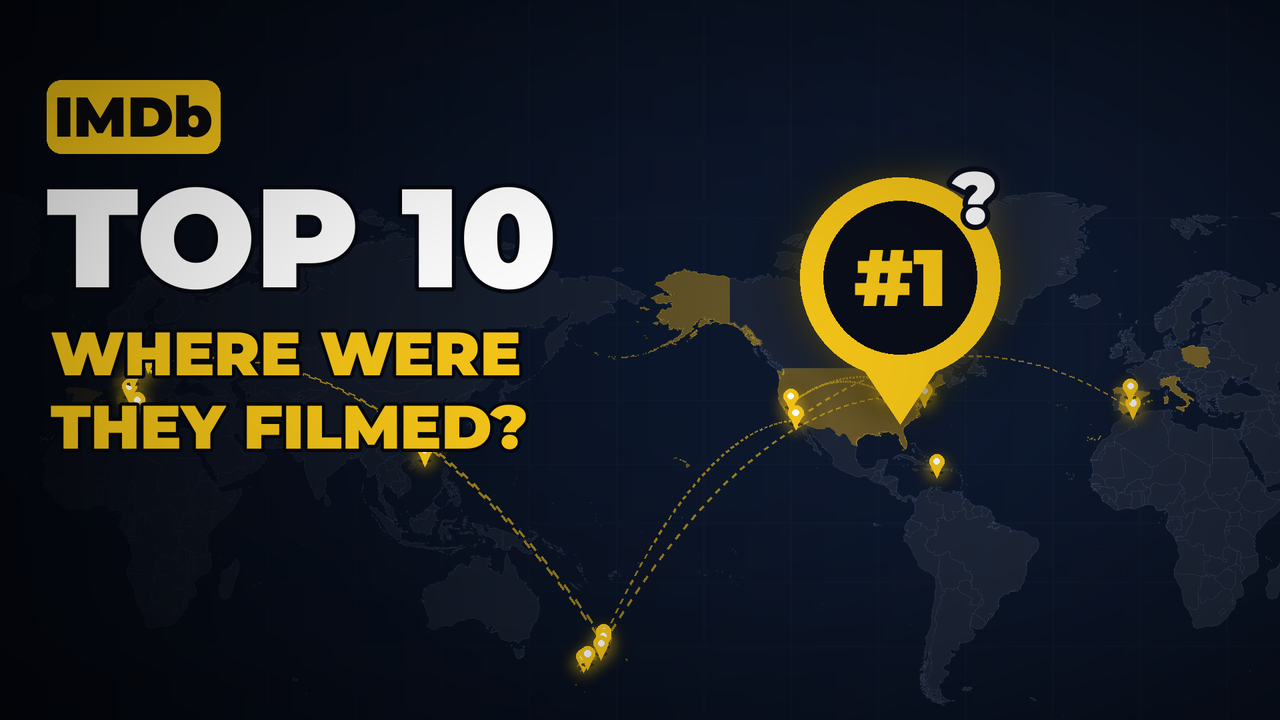

This figure's Python source:
"""YouTube thumbnail (1280x720) for the IMDb Top 10 filming-locations video.

usage: python3 thumbnail.py thumbnail.png
"""
import sys
import numpy as np
from PIL import Image, ImageDraw, ImageFilter
import render as R
from films import FILMS

W, H = R.W, R.H
cam = (-3.0, -0.72, 250.0, (W * 0.5, H * 0.56))
im = R.BG.copy()
countries = {c for f in FILMS for *_, c in f[4]}
im.alpha_composite(R.draw_map(0, cam, countries, set(), 1.0))
# darken the left for the headline
g = np.linspace(1, 0, W)[None, :, None] ** 1.6
shade = (np.concatenate([np.zeros((H, W, 3)), np.ones((H, W, 1)) * 235 * g], 2)).astype(np.uint8)
shade[..., :3] = (4, 7, 14)
im.alpha_composite(Image.fromarray(shade, "RGBA"))
lay = Image.new("RGBA", (W, H), (0, 0, 0, 0))
glow = Image.new("RGBA", (W, H), (0, 0, 0, 0))
firsts = [R.P(f[4][0][2], f[4][0][1]) for f in FILMS]
for k in range(1, len(firsts)):
    R.arc(lay, R.to_screen(cam, *firsts[k - 1]), R.to_screen(cam, *firsts[k]), 1.0, 150, 3)
for f in FILMS:
    for lab, la, lo, _ in f[4]:
        x, y = R.to_screen(cam, *R.P(lo, la))
        if f[0] != 1:
            R.pin(lay, glow, x, y, 1.0, None, 1, 0, 0)
im.alpha_composite(glow.filter(ImageFilter.GaussianBlur(12)))
im.alpha_composite(lay)
# hero pin with "#1 ?" (curiosity: which film is number one?)
hx, hy = R.to_screen(cam, *R.P(-82.5, 40.78))
lay = Image.new("RGBA", (W, H), (0, 0, 0, 0))
d = ImageDraw.Draw(lay)
d.ellipse([hx - 150, hy - 330, hx + 150, hy - 30], fill=R.GOLD + (255,))
d.polygon([(hx - 120, hy - 140), (hx + 120, hy - 140), (hx, hy + 40)], fill=R.GOLD + (255,))
d.ellipse([hx - 115, hy - 295, hx + 115, hy - 65], fill=(10, 14, 26, 255))
d.text((hx, hy - 180), "#1", font=R.font(120, 900), fill=R.GOLD + (255,), anchor="mm")
d.text((hx + 112, hy - 300), "?", font=R.font(110, 900), fill=(255, 255, 255, 255), anchor="mm",
       stroke_width=8, stroke_fill=(10, 14, 26))
im.alpha_composite(lay.filter(ImageFilter.GaussianBlur(40)))
im.alpha_composite(lay)
# headline
d = ImageDraw.Draw(im)
d.rounded_rectangle([70, 120, 330, 230], 22, fill=R.GOLD)
d.text((200, 175), "IMDb", font=R.font(84, 900), fill=(12, 12, 16), anchor="mm")
d.text((70, 355), "TOP 10", font=R.font(210, 900), fill=(255, 255, 255), anchor="lm", stroke_width=6, stroke_fill=(5, 8, 15))
d.text((76, 530), "WHERE WERE", font=R.font(92, 900), fill=R.GOLD, anchor="lm", stroke_width=5, stroke_fill=(5, 8, 15))
d.text((76, 640), "THEY FILMED?", font=R.font(92, 900), fill=R.GOLD, anchor="lm", stroke_width=5, stroke_fill=(5, 8, 15))
a = np.asarray(im.convert("RGB"), np.float32) * R.VIGN
Image.fromarray(np.clip(a, 0, 255).astype(np.uint8)).resize((1280, 720), Image.LANCZOS).save(sys.argv[1])
